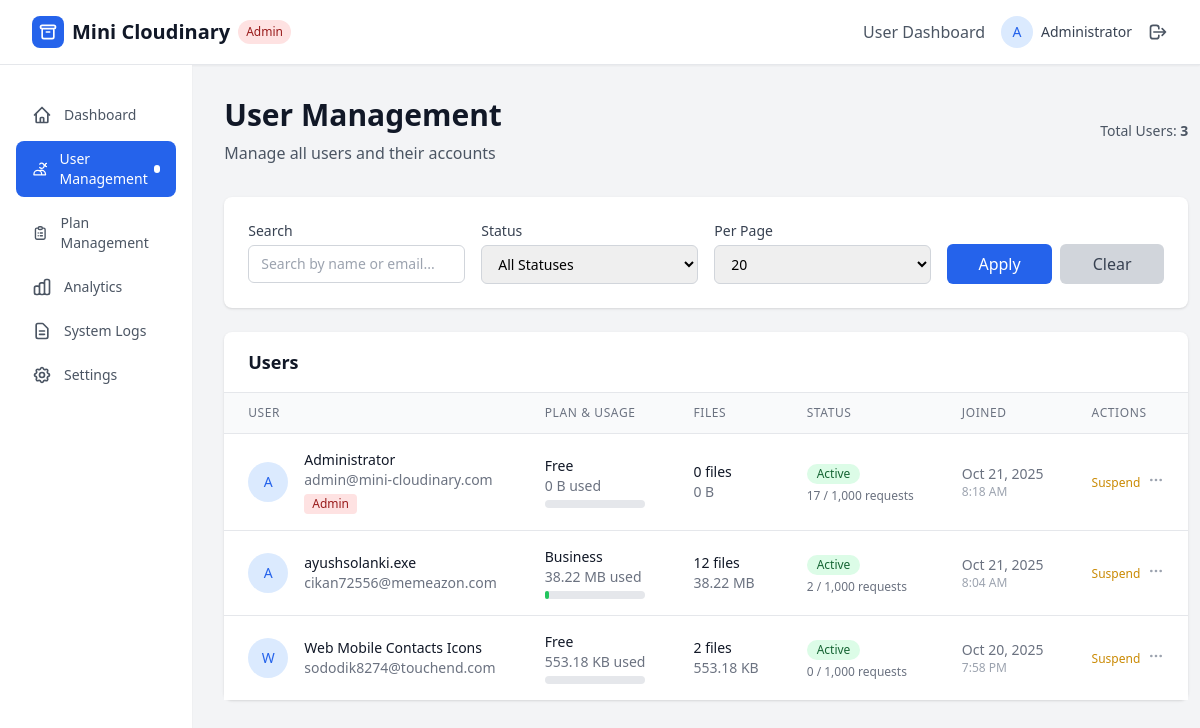
/admin/users.php (signed in), run on the app's committed database.
### tables this page shows
CREATE TABLE `users` (
  `id` int NOT NULL,
  `name` varchar(255) NOT NULL,
  `email` varchar(255) NOT NULL,
  `password` varchar(255) NOT NULL,
  `api_key` varchar(64) NOT NULL,
  `plan_id` int DEFAULT '1',
  `used_space` bigint DEFAULT '0',
  `monthly_requests` int DEFAULT '0',
  `monthly_bandwidth` bigint DEFAULT '0',
  `status` enum('active','suspended','pending') DEFAULT 'active',
  `last_login` timestamp NULL DEFAULT NULL,
  `created_at` timestamp NULL DEFAULT CURRENT_TIMESTAMP,
  `updated_at` timestamp NULL DEFAULT CURRENT_TIMESTAMP ON UPDATE CURRENT_TIMESTAMP,
  `role` enum('user','admin') DEFAULT 'user',
  `admin_permissions` json DEFAULT NULL
);

CREATE TABLE `plans` (
  `id` int NOT NULL,
  `name` varchar(100) NOT NULL,
  `price` decimal(10,2) DEFAULT '0.00',
  `storage_limit` bigint DEFAULT '1073741824',
  `monthly_request_limit` int DEFAULT '1000',
  `bandwidth_limit` bigint DEFAULT '5368709120',
  `max_file_size` int DEFAULT '5242880',
  `allow_compression` tinyint(1) DEFAULT '1',
  `allow_thumbnails` tinyint(1) DEFAULT '1',
  `thumbnail_sizes` json DEFAULT NULL,
  `features` json DEFAULT NULL,
  `is_active` tinyint(1) DEFAULT '1',
  `created_at` timestamp NULL DEFAULT CURRENT_TIMESTAMP,
  `updated_at` timestamp NULL DEFAULT CURRENT_TIMESTAMP ON UPDATE CURRENT_TIMESTAMP
);

### admin/users.php (the view, shortened to what the rows shown need)
<?php
require_once '../includes/admin-auth.php';
require_admin_permission('can_manage_users');
$admin_user = get_admin_user();
$page = isset($_GET['page']) ? max(1, intval($_GET['page'])) : 1;
$limit = isset($_GET['limit']) ? min(100, max(1, intval($_GET['limit']))) : 20;
$search = $_GET['search'] ?? '';
$status_filter = $_GET['status'] ?? '';
$users_data = get_all_users($page, $limit, $search, $status_filter);
$users = $users_data['users'];
?>
<!DOCTYPE html>
<html lang="en">
<head>
    <script src="https://cdn.tailwindcss.com"></script>
</head>
<body class="bg-gray-100">
    <?php include '../templates/admin-header.php'; ?>
    <div class="flex">
        <div class="flex-1 p-8">
            <div class="mb-8">
                <div class="flex justify-between items-center">
                    <div>
                        <h1 class="text-3xl font-bold text-gray-900">User Management</h1>
                    </div>
                </div>
            </div>
            <div class="bg-white rounded-lg shadow">
                <div class="px-6 py-4 border-b border-gray-200">
                    <h2 class="text-lg font-semibold text-gray-900">Users</h2>
                </div>
                <?php if (empty($users)): ?>
                    <div class="p-8 text-center">
                        <svg class="mx-auto h-12 w-12 text-gray-400" fill="none" stroke="currentColor" viewBox="0 0 24 24">
                            <path stroke-linecap="round" stroke-linejoin="round" stroke-width="2" d="M12 4.354a4 4 0 110 5.292M15 21H3v-1a6 6 0 0112 0v1zm0 0h6v-1a6 6 0 00-9-5.197m13.5-9a2.5 2.5 0 11-5 0 2.5 2.5 0 015 0z"></path>
                        </svg>
                        <h3 class="mt-2 text-sm font-medium text-gray-900">No users found</h3>
                        <p class="mt-1 text-sm text-gray-500">
                            <?= $search || $status_filter ? 'Try changing your filters.' : 'No users have registered yet.' ?>
                        </p>
                    </div>
                <?php else: ?>
                    <div class="overflow-x-auto">
                        <table class="min-w-full divide-y divide-gray-200">
                            <thead class="bg-gray-50">
                                <tr>
                                    <th class="px-6 py-3 text-left text-xs font-medium text-gray-500 uppercase tracking-wider">User</th>
                                    <th class="px-6 py-3 text-left text-xs font-medium text-gray-500 uppercase tracking-wider">Plan & Usage</th>
                                    <th class="px-6 py-3 text-left text-xs font-medium text-gray-500 uppercase tracking-wider">Files</th>
                                    <th class="px-6 py-3 text-left text-xs font-medium text-gray-500 uppercase tracking-wider">Status</th>
                                    <th class="px-6 py-3 text-left text-xs font-medium text-gray-500 uppercase tracking-wider">Joined</th>
                                    <th class="px-6 py-3 text-left text-xs font-medium text-gray-500 uppercase tracking-wider">Actions</th>
                                </tr>
                            </thead>
                            <tbody class="bg-white divide-y divide-gray-200">
                                <?php foreach ($users as $user): ?>
                                    <tr class="hover:bg-gray-50">
                                        <td class="px-6 py-4 whitespace-nowrap">
                                            <div class="flex items-center">
                                                <div class="h-10 w-10 bg-blue-100 rounded-full flex items-center justify-center">
                                                    <span class="text-blue-600 text-sm font-medium">
                                                        <?= strtoupper(substr($user['name'], 0, 1)) ?>
                                                    </span>
                                                </div>
                                                <div class="ml-4">
                                                    <div class="text-sm font-medium text-gray-900"><?= htmlspecialchars($user['name']) ?></div>
                                                    <div class="text-sm text-gray-500"><?= htmlspecialchars($user['email']) ?></div>
                                                    <?php if ($user['role'] === 'admin'): ?>
                                                        <span class="inline-flex items-center px-2 py-0.5 rounded text-xs font-medium bg-red-100 text-red-800">
                                                            Admin
                                                        </span>
                                                    <?php endif; ?>
                                                </div>
                                            </div>
                                        </td>
                                        <td class="px-6 py-4 whitespace-nowrap">
                                            <div class="text-sm text-gray-900"><?= htmlspecialchars($user['plan_name'] ?? 'Free') ?></div>
                                            <div class="text-sm text-gray-500">
                                                <?= format_bytes($user['used_space'] ?? 0) ?> used
                                            </div>
                                            <div class="w-full bg-gray-200 rounded-full h-2 mt-1">
                                                <?php
                                                $storage_limit = $user['storage_limit'] ?? 1073741824;
                                                $usage_percent = $storage_limit > 0 ? min(100, ($user['used_space'] / $storage_limit) * 100) : 0;
                                                $color = $usage_percent > 90 ? 'bg-red-500' : ($usage_percent > 70 ? 'bg-yellow-500' : 'bg-green-500');
                                                ?>
                                                <div class="h-2 rounded-full <?= $color ?>" style="width: <?= $usage_percent ?>%"></div>
                                            </div>
                                        </td>
                                        <td class="px-6 py-4 whitespace-nowrap">
                                            <div class="text-sm text-gray-900"><?= number_format($user['file_count'] ?? 0) ?> files</div>
                                            <div class="text-sm text-gray-500"><?= format_bytes($user['total_upload_size'] ?? 0) ?></div>
                                        </td>
                                        <td class="px-6 py-4 whitespace-nowrap">
                                            <span class="inline-flex items-center px-2.5 py-0.5 rounded-full text-xs font-medium
                                            <?= $user['status'] === 'active' ? 'bg-green-100 text-green-800' : ($user['status'] === 'suspended' ? 'bg-red-100 text-red-800' : 'bg-yellow-100 text-yellow-800') ?>">
                                                <?= ucfirst($user['status']) ?>
                                            </span>
                                            <div class="text-xs text-gray-500 mt-1">
                                                <?= number_format($user['monthly_requests'] ?? 0) ?> / <?= number_format($user['monthly_request_limit'] ?? 1000) ?> requests
                                            </div>
                                        </td>
                                        <td class="px-6 py-4 whitespace-nowrap text-sm text-gray-500">
                                            <?= date('M j, Y', strtotime($user['created_at'])) ?>
                                            <div class="text-xs text-gray-400">
                                                <?= date('g:i A', strtotime($user['created_at'])) ?>
                                            </div>
                                        </td>
                                        <td class="px-6 py-4 whitespace-nowrap text-sm font-medium">
                                            <div class="flex space-x-2" x-data="{ open: false }">
                                                <?php if ($user['status'] === 'active'): ?>
                                                    <form method="POST" class="inline">
                                                        <button type="submit"
                                                            onclick="return confirm('Are you sure you want to suspend this user?')"
                                                            class="text-yellow-600 hover:text-yellow-900 text-xs">
                                                            Suspend
                                                        </button>
                                                    </form>
                                                <?php endif; ?>
                                                <div class="relative inline-block text-left" x-data="{ open: false }">
                                                    <button @click="open = !open" class="text-gray-400 hover:text-gray-600 focus:outline-none">
                                                        <svg class="w-4 h-4" fill="none" stroke="currentColor" viewBox="0 0 24 24">
                                                            <path stroke-linecap="round" stroke-linejoin="round" stroke-width="2" d="M5 12h.01M12 12h.01M19 12h.01M6 12a1 1 0 11-2 0 1 1 0 012 0zm7 0a1 1 0 11-2 0 1 1 0 012 0zm7 0a1 1 0 11-2 0 1 1 0 012 0z"></path>
                                                        </svg>
                                                    </button>
                                                </div>
                                            </div>
                                        </td>
                                    </tr>
                                <?php endforeach; ?>
                            </tbody>
                        </table>
                    </div>
                <?php endif; ?>
            </div>
        </div>
    </div>
</body>
</html>

### templates/admin-header.php (shortened to what the rows shown need)
<header class="bg-white shadow-sm border-b border-gray-200">
    <div class="max-w-7xl mx-auto px-4 sm:px-6 lg:px-8">
        <div class="flex justify-between items-center h-16">
            <div class="flex items-center space-x-4">
                <div class="relative">
                    <div class="flex items-center space-x-2">
                        <div class="h-8 w-8 bg-blue-100 rounded-full flex items-center justify-center">
                            <span class="text-blue-600 text-sm font-medium">A</span>
                        </div>
                        <span class="text-sm font-medium text-gray-700"><?= htmlspecialchars($admin_user['name']) ?></span>
                    </div>
                </div>
            </div>
        </div>
    </div>
</header>

### data on the page
users: name "Administrator", name "A", email "admin@mini-cloudinary.com", role "Admin", plan.name "Free", used_space "0 B", file_count "0", total_upload_size "0 B", status "Active", monthly_requests "17", monthly_request_limit "1,000", created_at "Oct 21, 2025", created_at "8:18 AM"
users: name "A", name "ayushsolanki.exe", email "cikan72556@memeazon.com", plan.name "Business", used_space "38.22 MB", file_count "12", total_upload_size "38.22 MB", status "Active", monthly_requests "2", monthly_request_limit "1,000", created_at "Oct 21, 2025", created_at "8:04 AM"
users: name "W", name "Web Mobile Contacts Icons", email "sododik8274@touchend.com", plan.name "Free", used_space "553.18 KB", file_count "2", total_upload_size "553.18 KB", status "Active", monthly_requests "0", monthly_request_limit "1,000", created_at "Oct 20, 2025", created_at "7:58 PM"

### other printed values
$item['name'] "Dashboard"
$item['name'] "User Management"
$item['name'] "Plan Management"
$item['name'] "Analytics"
$item['name'] "System Logs"
$item['name'] "Settings"
$total_users "3"
